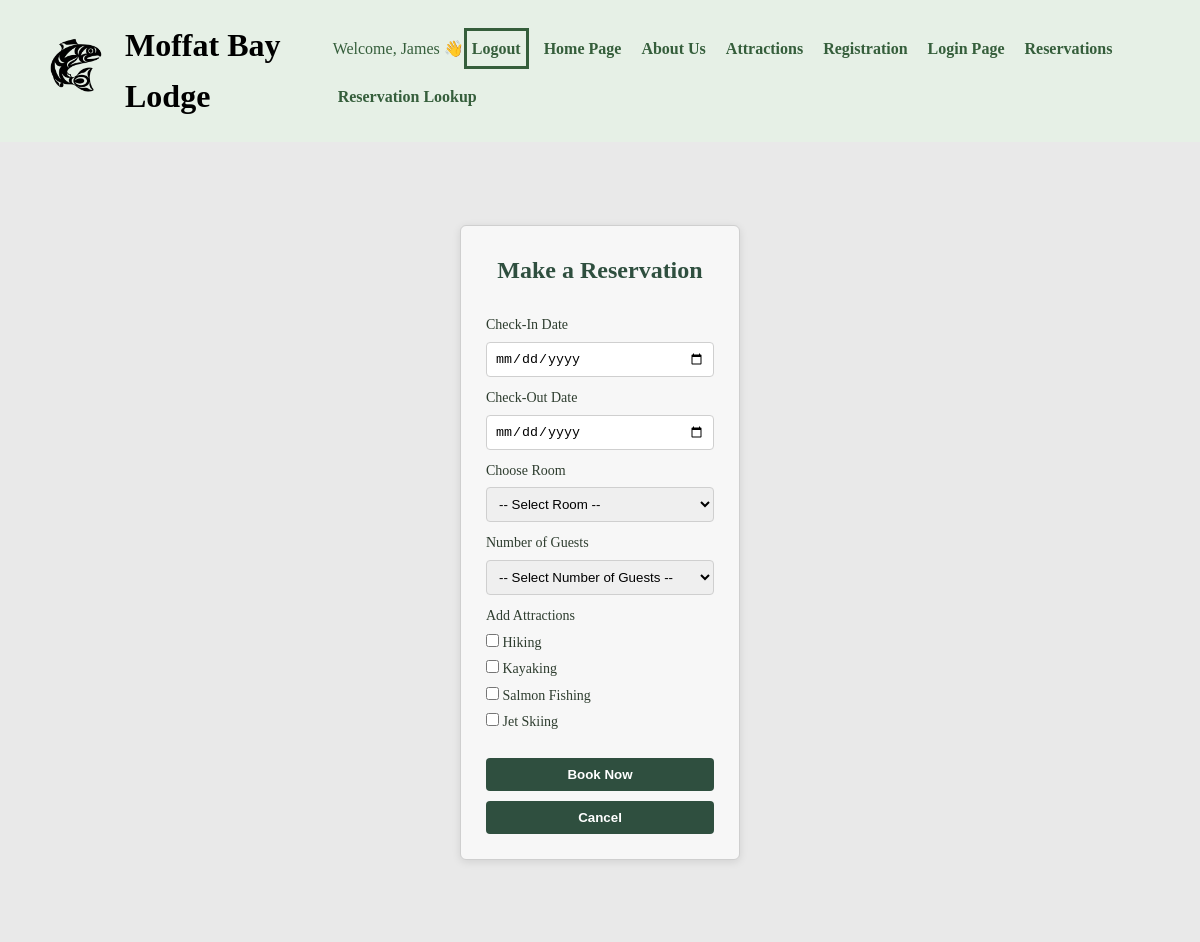
/MODULE-8/pages/reservation.php (signed in), run on an earlier commit of the app's database.
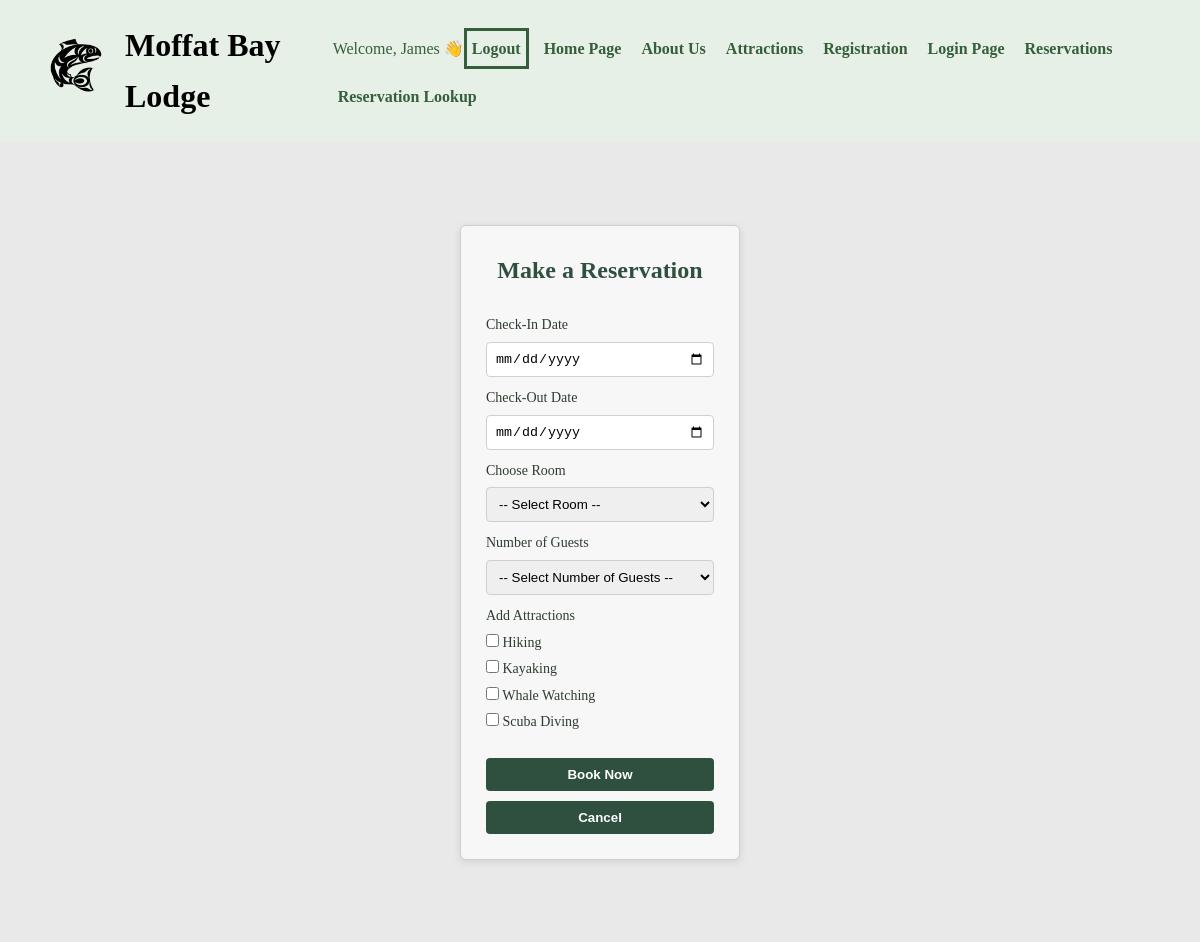
And on a later commit of the database.
### tables this page shows
CREATE TABLE Attraction (
    attraction_id   INT AUTO_INCREMENT PRIMARY KEY,
    attraction_name VARCHAR(100) NOT NULL,
    description     TEXT,
    activity_type   VARCHAR(50)
);

### MODULE-8/pages/reservation.php (the view, shortened to what this page needs)
<?php
$host     = "localhost";
$dbname   = "MoffatBayBooking";
$username = "root";
$password = "Starship12!";
$conn = new mysqli($host, $username, $password, $dbname);
$attractionResult = $conn->query("SELECT * FROM attraction ORDER BY attraction_id");
$attractions = [];
while ($row = $attractionResult->fetch_assoc()) {
    $attractions[] = $row;
}
?>
<!DOCTYPE html>
<html lang="en">
<head>
    <link rel="stylesheet" href="../css/styles.css">
</head>
<body>
    <header>
        <div class="top-bar">
         <div class="logo">
   	 <img src="../images/MoffatBayLogo.png" alt="Logo">
   	 <span>Moffat Bay Lodge</span>
	</div>
            <nav>
                <ul>
                    <li>
                        <?php if (isset($_SESSION['first_name'])): ?>
                            <p style="color: #355e3b;">Welcome, <?php echo $_SESSION['first_name']; ?> 👋</p>
                            <a href="logout.php" style ="border: solid #355e3b;">Logout</a>
                        <?php endif; ?>
                    </li>
                    <li><a href="../index.php">Home Page</a></li>
                    <li><a href="about.php">About Us</a></li>
                    <li><a href="attractions.html">Attractions</a></li>
                    <li><a href="registration.php">Registration</a></li>
                    <li><a href="login.php">Login Page</a></li>
                    <li><a href="reservation.php">Reservations</a></li>
                    <li><a href="reservation-lookup.php">Reservation Lookup</a></li>
                </ul>
            </nav>
        </div>
    </header>
    <div class="reservation-container">
        <form class="reservation-form" method="POST" action="">
            <h2 class="reservation-title">Make a Reservation</h2>
            <label class="reservation-label">Check-In Date</label>
            <input type="date" class="reservation-input" name="check_in"
                   min="<?= date('Y-m-d') ?>" required>
            <label class="reservation-label">Check-Out Date</label>
            <input type="date" class="reservation-input" name="check_out"
                   min="<?= date('Y-m-d', strtotime('+1 day')) ?>" required>
            <label class="reservation-label">Choose Room</label>
            <select class="reservation-select" name="room_id" required>
                <option value="">-- Select Room --</option>
            </select>
            <label class="reservation-label">Number of Guests</label>
            <select class="reservation-select" name="guest_count" required>
                <option value="">-- Select Number of Guests --</option>
            </select>
            <label class="reservation-label">Add Attractions</label>
            <div class="reservation-checkbox-group">
                <?php foreach ($attractions as $attraction): ?>
                    <label>
                        <input type="checkbox"
                               name="attractions[]"
                               value="<?= $attraction['attraction_id'] ?>">
                        <?= htmlspecialchars($attraction['attraction_name']) ?>
                    </label>
                <?php endforeach; ?>
            </div>
            <button type="submit" class="reservation-button">Book Now</button>
            <button type="reset" class="reservation-button">Cancel</button>
        </form>
    </div>
</body>
</html>

What changed in the data, as far as the page shows it:
changed attraction: attraction_name "Salmon Fishing" → "Whale Watching"
changed attraction: attraction_name "Jet Skiing" → "Scuba Diving"
